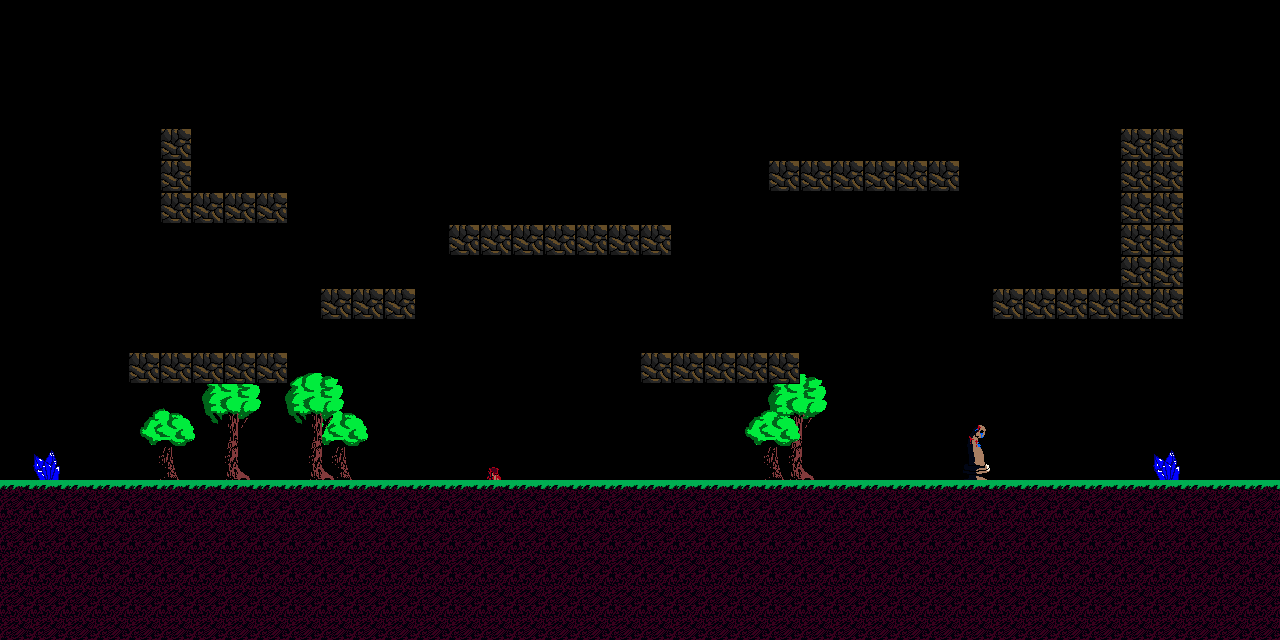

The image is a tile-based game level rendered from a .tmx file. Its description and source (layers, tilesets, objects; grid data summarised) follow:
An orthogonal 40x20 tile map with 32x32 px tiles, 2 tile layers (Tile Layer 2, Tile Layer 1) and 10 objects.

<map version="1.0" orientation="orthogonal" renderorder="right-down" width="40" height="20" tilewidth="32" tileheight="32" nextobjectid="11">
 <tileset firstgid="1" name="tileset" tilewidth="32" tileheight="32" tilecount="121">
  <image source="tileset.png" width="352" height="352" />
 </tileset>
 <layer name="Tile Layer 2" width="40" height="20">
  <data>[800 cells, 47 non-empty, 46 distinct tile ids]</data>
 </layer>
 <layer name="Tile Layer 1" width="40" height="20">
  <data>[800 cells, 251 non-empty, 6 distinct tile ids]</data>
 </layer>
 <objectgroup name="Collision">
  <object id="1" x="128" y="352" width="159.75" height="31.5" />
  <object id="2" x="320.5" y="288" width="95.25" height="31.5" />
  <object id="3" x="448.25" y="224" width="223.25" height="31.5" />
  <object id="4" x="640.25" y="352.25" width="159" height="31.5" />
  <object id="5" x="-2.66667" y="484" width="1284" height="160" />
  <object id="6" x="160.333" y="128" width="31" height="95.3333" />
  <object id="7" x="188.333" y="192" width="99.6667" height="31.6667" />
  <object id="8" x="768" y="160" width="191.333" height="30.6667" />
  <object id="9" x="993.333" y="288" width="190" height="30.6667" />
  <object id="10" x="1120.67" y="128" width="62" height="190" />
 </objectgroup>
</map>